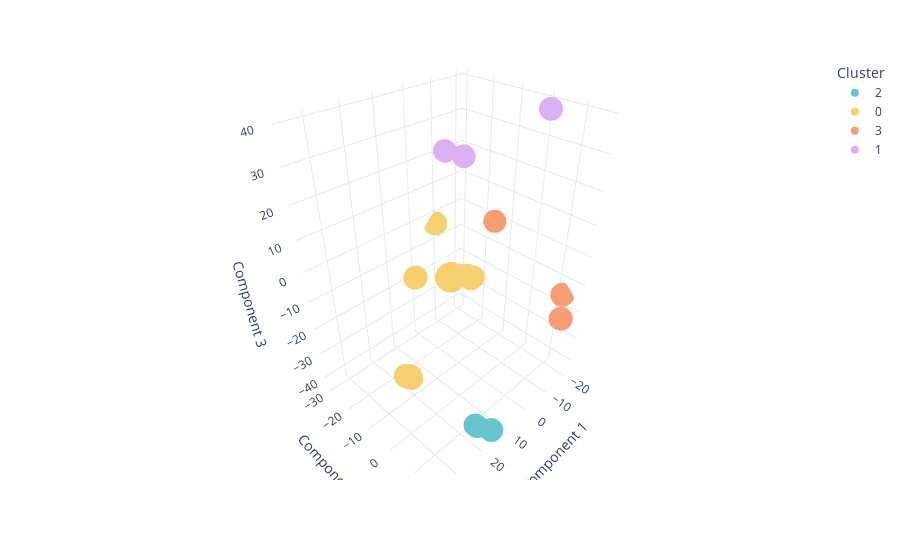

Here is the notebook cell this chart was saved with:
### Code cell
fig = px.scatter_3d(
    data_frame=reduced_df,
    x="Component 1",
    y="Component 2",
    z="Component 3",
    color="Cluster",
    color_discrete_sequence=px.colors.qualitative.Pastel,
    hover_data=[
        "taxon_id",
        "media_id"
    ],
    template="plotly_white"
)
fig.show()
